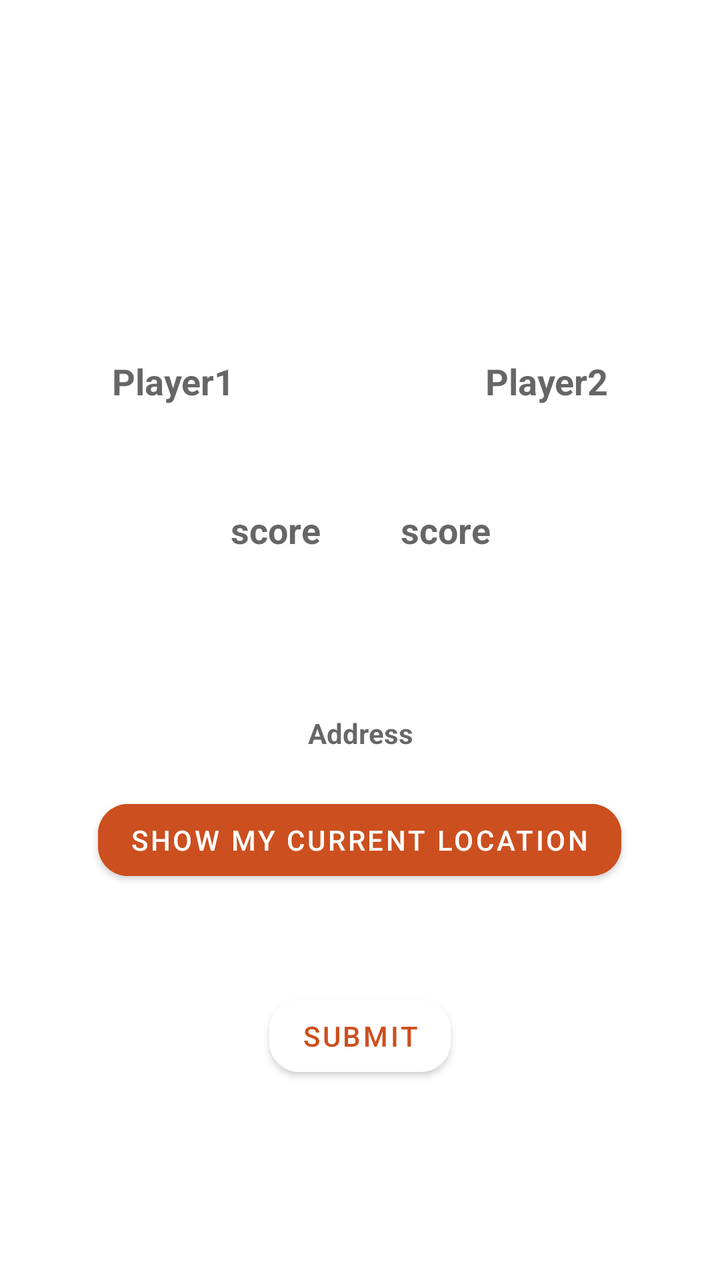
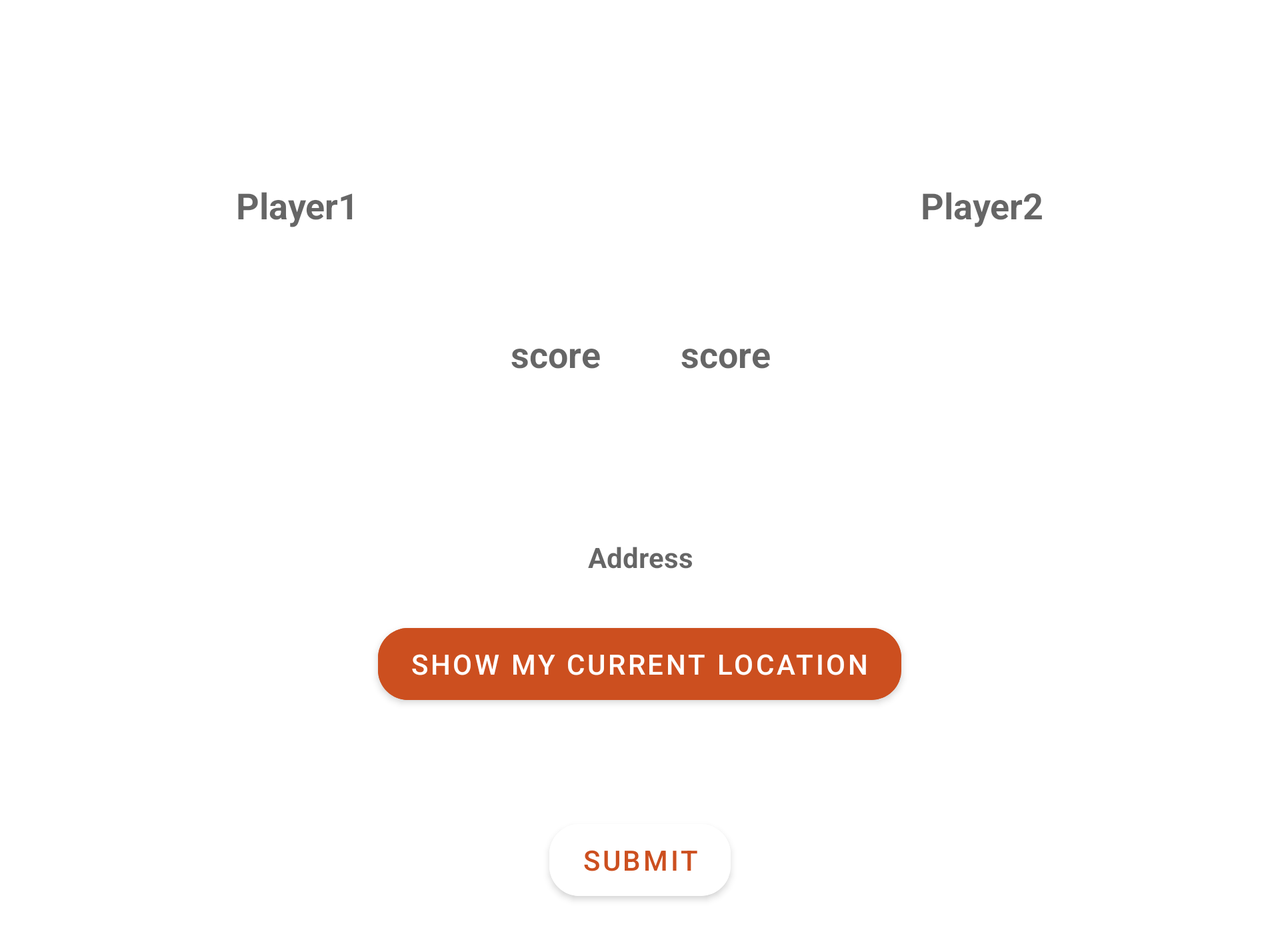

An Android layout and its configuration variant, each rendered on a device that would load it. The default file and the variant file are quoted in full after the pictures.
<!-- AndroidManifest.xml: application theme Theme.TennisTracker -->
<!-- res/layout/fragment_add_new_match.xml -->
<?xml version="1.0" encoding="utf-8"?>
<androidx.constraintlayout.widget.ConstraintLayout xmlns:android="http://schemas.android.com/apk/res/android"
    xmlns:tools="http://schemas.android.com/tools"
    android:layout_width="match_parent"
    android:layout_height="match_parent"
    xmlns:app="http://schemas.android.com/apk/res-auto"
    tools:context=".AddNewMatchFragment">

    <LinearLayout
        android:id="@+id/players_scores"
        android:layout_width="match_parent"
        android:layout_height="wrap_content"
        android:orientation="vertical"
        app:layout_constraintTop_toTopOf="parent"
        app:layout_constraintLeft_toLeftOf="parent"
        app:layout_constraintRight_toRightOf="parent"
        app:layout_constraintBottom_toBottomOf="parent">

        <TextView
            android:layout_width="match_parent"
            android:layout_height="wrap_content"
            android:textAlignment="center"
            android:textColor="@color/white"
            android:textStyle="bold"
            android:textSize="30sp"
            android:text="@string/add_new_tennis_match" />

        <LinearLayout
            android:id="@+id/players"
            android:layout_width="match_parent"
            android:layout_height="wrap_content"
            android:layout_marginTop="30dp"
            android:layout_marginRight="10dp"
            android:layout_marginLeft="10dp"
            android:orientation="horizontal"
            app:layout_constraintTop_toTopOf="parent"
            app:layout_constraintLeft_toLeftOf="parent"
            app:layout_constraintRight_toRightOf="parent"
            app:layout_constraintBottom_toBottomOf="parent" >

            <EditText
                android:id="@+id/player1"
                android:layout_width="0dp"
                android:layout_height="wrap_content"
                android:layout_margin="10dp"
                android:layout_weight="0.4"
                android:background="@drawable/rounded_edittext"
                android:backgroundTint="@color/white"
                android:hint="@string/player1"
                android:padding="10dp"
                android:textAlignment="center"
                android:textStyle="bold"
                android:textColor="@color/orange"
                app:layout_constraintTop_toTopOf="parent"
                app:layout_constraintLeft_toLeftOf="parent"
                app:layout_constraintRight_toRightOf="parent"
                app:layout_constraintBottom_toBottomOf="parent" />

            <TextView
                android:layout_width="0dp"
                android:layout_height="wrap_content"
                android:layout_weight="0.1"
                android:text="@string/vs"
                android:textAlignment="center"
                android:textColor="@color/white"
                android:textSize="24sp"
                android:textStyle="bold"
                app:layout_constraintTop_toTopOf="parent"
                app:layout_constraintLeft_toLeftOf="parent"
                app:layout_constraintRight_toRightOf="parent"
                app:layout_constraintBottom_toBottomOf="parent" />

            <EditText
                android:id="@+id/player2"
                android:layout_width="0dp"
                android:layout_height="wrap_content"
                android:layout_margin="10dp"
                android:layout_weight="0.4"
                android:background="@drawable/rounded_edittext"
                android:backgroundTint="@color/white"
                android:hint="@string/player2"
                android:padding="10dp"
                android:textStyle="bold"
                android:textAlignment="center"
                android:textColor="@color/orange"
                app:layout_constraintTop_toTopOf="parent"
                app:layout_constraintLeft_toLeftOf="parent"
                app:layout_constraintRight_toRightOf="parent"
                app:layout_constraintBottom_toBottomOf="parent" />

        </LinearLayout>

        <LinearLayout
            android:id="@+id/scores"
            android:layout_width="match_parent"
            android:layout_height="wrap_content"
            android:orientation="horizontal"
            android:layout_marginTop="10dp"
            android:gravity="center"
            app:layout_constraintTop_toTopOf="@id/players"
            app:layout_constraintLeft_toLeftOf="parent"
            app:layout_constraintRight_toRightOf="parent"
            app:layout_constraintBottom_toBottomOf="parent" >

            <EditText
                android:id="@+id/player1_score"
                android:layout_width="wrap_content"
                android:layout_height="wrap_content"
                android:layout_margin="10dp"
                android:background="@drawable/rounded_edittext"
                android:backgroundTint="@color/white"
                android:hint="@string/score"
                android:inputType="number"
                android:maxLength="1"
                android:padding="10dp"
                android:textStyle="bold"
                android:textAlignment="center"
                android:textColor="@color/orange"
                app:layout_constraintTop_toTopOf="parent"
                app:layout_constraintLeft_toLeftOf="parent"
                app:layout_constraintRight_toRightOf="parent"
                app:layout_constraintBottom_toBottomOf="parent" />

            <EditText
                android:id="@+id/player2_score"
                android:layout_width="wrap_content"
                android:layout_height="wrap_content"
                android:layout_margin="10dp"
                android:background="@drawable/rounded_edittext"
                android:backgroundTint="@color/white"
                android:hint="@string/score"
                android:inputType="number"
                android:maxLength="1"
                android:padding="10dp"
                android:textStyle="bold"
                android:textAlignment="center"
                android:textColor="@color/orange"
                app:layout_constraintTop_toTopOf="parent"
                app:layout_constraintLeft_toLeftOf="parent"
                app:layout_constraintRight_toRightOf="parent"
                app:layout_constraintBottom_toBottomOf="parent" />

        </LinearLayout>

        <LinearLayout
            android:id="@+id/locationLayout"
            android:layout_width="match_parent"
            android:layout_height="wrap_content"
            android:orientation="vertical"
            android:gravity="center"
            android:layout_marginTop="30dp"
            android:padding="10dp"
            app:layout_constraintTop_toTopOf="@id/players"
            app:layout_constraintLeft_toLeftOf="parent"
            app:layout_constraintRight_toRightOf="parent"
            app:layout_constraintBottom_toBottomOf="parent" >

            <TextView
                android:id="@+id/location"
                android:layout_width="match_parent"
                android:layout_height="0dp"
                android:layout_weight="0.8"
                android:layout_margin="10dp"
                android:background="@drawable/rounded_edittext"
                android:backgroundTint="@color/white"
                android:hint="@string/address"
                android:padding="10dp"
                android:textStyle="bold"
                android:textAlignment="center"
                android:textColor="@color/orange"
                android:bottomLeftRadius="7dp"
                android:bottomRightRadius="7dp"
                android:topLeftRadius="7dp"
                android:topRightRadius="7dp"
                app:layout_constraintTop_toTopOf="parent"
                app:layout_constraintLeft_toLeftOf="parent"
                app:layout_constraintRight_toRightOf="parent"
                app:layout_constraintBottom_toBottomOf="parent" />

            <Button
                android:id="@+id/logo_location"
                android:layout_width="wrap_content"
                android:layout_height="wrap_content"
                android:text="@string/get_address"
                app:cornerRadius="15dp"
                android:backgroundTint="@color/orange"
                app:icon="@drawable/ic_baseline_location_on_24" />

        </LinearLayout>

        <LinearLayout
            android:id="@+id/linearLayoutPicture"
            android:layout_width="match_parent"
            android:layout_height="wrap_content"
            android:gravity="center"
            android:orientation="vertical"
            android:padding="10dp"
            app:layout_constraintBottom_toBottomOf="parent"
            app:layout_constraintLeft_toLeftOf="parent"
            app:layout_constraintRight_toRightOf="parent"
            app:layout_constraintTop_toTopOf="@+id/players_scores">

            <Button
                android:layout_marginTop="30dp"
                android:id="@+id/submit_button"
                android:layout_width="wrap_content"
                android:layout_height="match_parent"
                android:backgroundTint="@color/white"
                app:cornerRadius="15dp"
                android:text="@string/submit"
                android:textColor="@color/orange"
                app:layout_constraintBottom_toBottomOf="parent"
                app:layout_constraintLeft_toLeftOf="parent"
                app:layout_constraintRight_toRightOf="parent"
                app:layout_constraintTop_toTopOf="parent" />

        </LinearLayout>

    </LinearLayout>


</androidx.constraintlayout.widget.ConstraintLayout>
<!-- resources referenced by this layout -->
<resources>
  <color name="orange">#CC4F1F</color>
  <color name="white">#FFFFFFFF</color>
  <string name="add_new_tennis_match">Add new tennis match</string>
  <string name="address">Address</string>
  <string name="get_address">Show my current location</string>
  <string name="player1">Player1</string>
  <string name="player2">Player2</string>
  <string name="score">score</string>
  <string name="submit">Submit</string>
  <string name="vs" translatable="false">VS</string>
  <style name="Theme.TennisTracker" parent="Theme.MaterialComponents.DayNight.DarkActionBar">
          
          <item name="colorPrimary">@color/green</item>
          <item name="colorPrimaryVariant">@color/green</item>
          <item name="colorOnPrimary">@color/white</item>
          
          <item name="colorSecondary">@color/teal_200</item>
          <item name="colorSecondaryVariant">@color/teal_700</item>
          <item name="colorOnSecondary">@color/black</item>
          
          <item name="android:statusBarColor" tools:targetApi="l">?attr/colorPrimaryVariant</item>
          
      </style>
  <color name="green">#004136</color>
  <color name="teal_200">#FF03DAC5</color>
  <color name="teal_700">#FF018786</color>
  <color name="black">#FF000000</color>
</resources>
<!-- res/layout-land/fragment_add_new_match.xml (the repository's variant of the layout above) -->
<!-- drawn on the phone turned sideways -->
<?xml version="1.0" encoding="utf-8"?>
<ScrollView xmlns:android="http://schemas.android.com/apk/res/android"
    xmlns:tools="http://schemas.android.com/tools"
    android:layout_width="match_parent"
    android:layout_height="match_parent"
    xmlns:app="http://schemas.android.com/apk/res-auto"
    tools:context=".AddNewMatchFragment">

    <LinearLayout
        android:id="@+id/players_scores"
        android:layout_width="match_parent"
        android:layout_height="wrap_content"
        android:orientation="vertical"
        app:layout_constraintTop_toTopOf="parent"
        app:layout_constraintLeft_toLeftOf="parent"
        app:layout_constraintRight_toRightOf="parent"
        app:layout_constraintBottom_toBottomOf="parent">

        <TextView
            android:layout_width="match_parent"
            android:layout_height="wrap_content"
            android:textAlignment="center"
            android:textColor="@color/white"
            android:textStyle="bold"
            android:textSize="30sp"
            android:text="@string/add_new_tennis_match" />

        <LinearLayout
            android:id="@+id/players"
            android:layout_width="match_parent"
            android:layout_height="wrap_content"
            android:layout_marginTop="30dp"
            android:layout_marginRight="10dp"
            android:layout_marginLeft="10dp"
            android:orientation="horizontal"
            app:layout_constraintTop_toTopOf="parent"
            app:layout_constraintLeft_toLeftOf="parent"
            app:layout_constraintRight_toRightOf="parent"
            app:layout_constraintBottom_toBottomOf="parent" >

            <EditText
                android:id="@+id/player1"
                android:layout_width="0dp"
                android:layout_height="wrap_content"
                android:layout_margin="10dp"
                android:layout_weight="0.4"
                android:background="@drawable/rounded_edittext"
                android:backgroundTint="@color/white"
                android:hint="@string/player1"
                android:padding="10dp"
                android:textAlignment="center"
                android:textStyle="bold"
                android:textColor="@color/orange"
                app:layout_constraintTop_toTopOf="parent"
                app:layout_constraintLeft_toLeftOf="parent"
                app:layout_constraintRight_toRightOf="parent"
                app:layout_constraintBottom_toBottomOf="parent" />

            <TextView
                android:layout_width="0dp"
                android:layout_height="wrap_content"
                android:layout_weight="0.1"
                android:text="@string/vs"
                android:textAlignment="center"
                android:textColor="@color/white"
                android:textSize="24sp"
                android:textStyle="bold"
                app:layout_constraintTop_toTopOf="parent"
                app:layout_constraintLeft_toLeftOf="parent"
                app:layout_constraintRight_toRightOf="parent"
                app:layout_constraintBottom_toBottomOf="parent" />

            <EditText
                android:id="@+id/player2"
                android:layout_width="0dp"
                android:layout_height="wrap_content"
                android:layout_margin="10dp"
                android:layout_weight="0.4"
                android:background="@drawable/rounded_edittext"
                android:backgroundTint="@color/white"
                android:hint="@string/player2"
                android:padding="10dp"
                android:textStyle="bold"
                android:textAlignment="center"
                android:textColor="@color/orange"
                app:layout_constraintTop_toTopOf="parent"
                app:layout_constraintLeft_toLeftOf="parent"
                app:layout_constraintRight_toRightOf="parent"
                app:layout_constraintBottom_toBottomOf="parent" />

        </LinearLayout>

        <LinearLayout
            android:id="@+id/scores"
            android:layout_width="match_parent"
            android:layout_height="wrap_content"
            android:orientation="horizontal"
            android:layout_marginTop="10dp"
            android:gravity="center"
            app:layout_constraintTop_toTopOf="@id/players"
            app:layout_constraintLeft_toLeftOf="parent"
            app:layout_constraintRight_toRightOf="parent"
            app:layout_constraintBottom_toBottomOf="parent" >

            <EditText
                android:id="@+id/player1_score"
                android:layout_width="wrap_content"
                android:layout_height="wrap_content"
                android:layout_margin="10dp"
                android:background="@drawable/rounded_edittext"
                android:backgroundTint="@color/white"
                android:hint="@string/score"
                android:inputType="number"
                android:maxLength="1"
                android:padding="10dp"
                android:textStyle="bold"
                android:textAlignment="center"
                android:textColor="@color/orange"
                app:layout_constraintTop_toTopOf="parent"
                app:layout_constraintLeft_toLeftOf="parent"
                app:layout_constraintRight_toRightOf="parent"
                app:layout_constraintBottom_toBottomOf="parent" />

            <EditText
                android:id="@+id/player2_score"
                android:layout_width="wrap_content"
                android:layout_height="wrap_content"
                android:layout_margin="10dp"
                android:background="@drawable/rounded_edittext"
                android:backgroundTint="@color/white"
                android:hint="@string/score"
                android:inputType="number"
                android:maxLength="1"
                android:padding="10dp"
                android:textStyle="bold"
                android:textAlignment="center"
                android:textColor="@color/orange"
                app:layout_constraintTop_toTopOf="parent"
                app:layout_constraintLeft_toLeftOf="parent"
                app:layout_constraintRight_toRightOf="parent"
                app:layout_constraintBottom_toBottomOf="parent" />

        </LinearLayout>

        <LinearLayout
            android:id="@+id/locationLayout"
            android:layout_width="match_parent"
            android:layout_height="wrap_content"
            android:orientation="vertical"
            android:gravity="center"
            android:layout_marginTop="30dp"
            android:padding="10dp"
            app:layout_constraintTop_toTopOf="@id/players"
            app:layout_constraintLeft_toLeftOf="parent"
            app:layout_constraintRight_toRightOf="parent"
            app:layout_constraintBottom_toBottomOf="parent" >

            <TextView
                android:id="@+id/location"
                android:layout_width="match_parent"
                android:layout_height="0dp"
                android:layout_weight="0.8"
                android:layout_margin="10dp"
                android:background="@drawable/rounded_edittext"
                android:backgroundTint="@color/white"
                android:hint="@string/address"
                android:padding="10dp"
                android:textStyle="bold"
                android:textAlignment="center"
                android:textColor="@color/orange"
                android:bottomLeftRadius="7dp"
                android:bottomRightRadius="7dp"
                android:topLeftRadius="7dp"
                android:topRightRadius="7dp"
                app:layout_constraintTop_toTopOf="parent"
                app:layout_constraintLeft_toLeftOf="parent"
                app:layout_constraintRight_toRightOf="parent"
                app:layout_constraintBottom_toBottomOf="parent" />

            <Button
                android:id="@+id/logo_location"
                android:layout_width="wrap_content"
                android:layout_height="wrap_content"
                android:text="@string/get_address"
                app:cornerRadius="15dp"
                android:backgroundTint="@color/orange"
                app:icon="@drawable/ic_baseline_location_on_24" />

        </LinearLayout>

        <LinearLayout
            android:id="@+id/linearLayoutPicture"
            android:layout_width="match_parent"
            android:layout_height="wrap_content"
            android:gravity="center"
            android:orientation="vertical"
            android:padding="10dp"
            app:layout_constraintBottom_toBottomOf="parent"
            app:layout_constraintLeft_toLeftOf="parent"
            app:layout_constraintRight_toRightOf="parent"
            app:layout_constraintTop_toTopOf="@+id/players_scores">

            <Button
                android:layout_marginTop="30dp"
                android:id="@+id/submit_button"
                android:layout_width="wrap_content"
                android:layout_height="match_parent"
                android:backgroundTint="@color/white"
                app:cornerRadius="15dp"
                android:text="@string/submit"
                android:textColor="@color/orange"
                app:layout_constraintBottom_toBottomOf="parent"
                app:layout_constraintLeft_toLeftOf="parent"
                app:layout_constraintRight_toRightOf="parent"
                app:layout_constraintTop_toTopOf="parent" />

        </LinearLayout>

    </LinearLayout>


</ScrollView>
